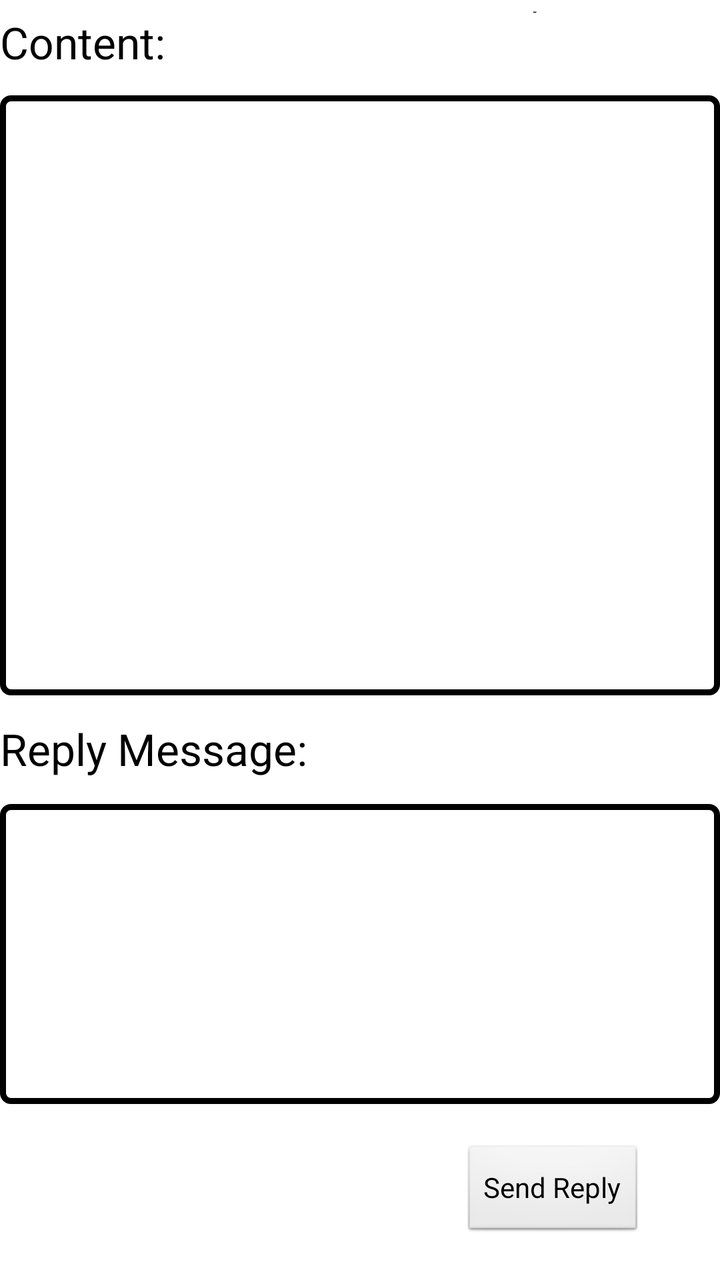
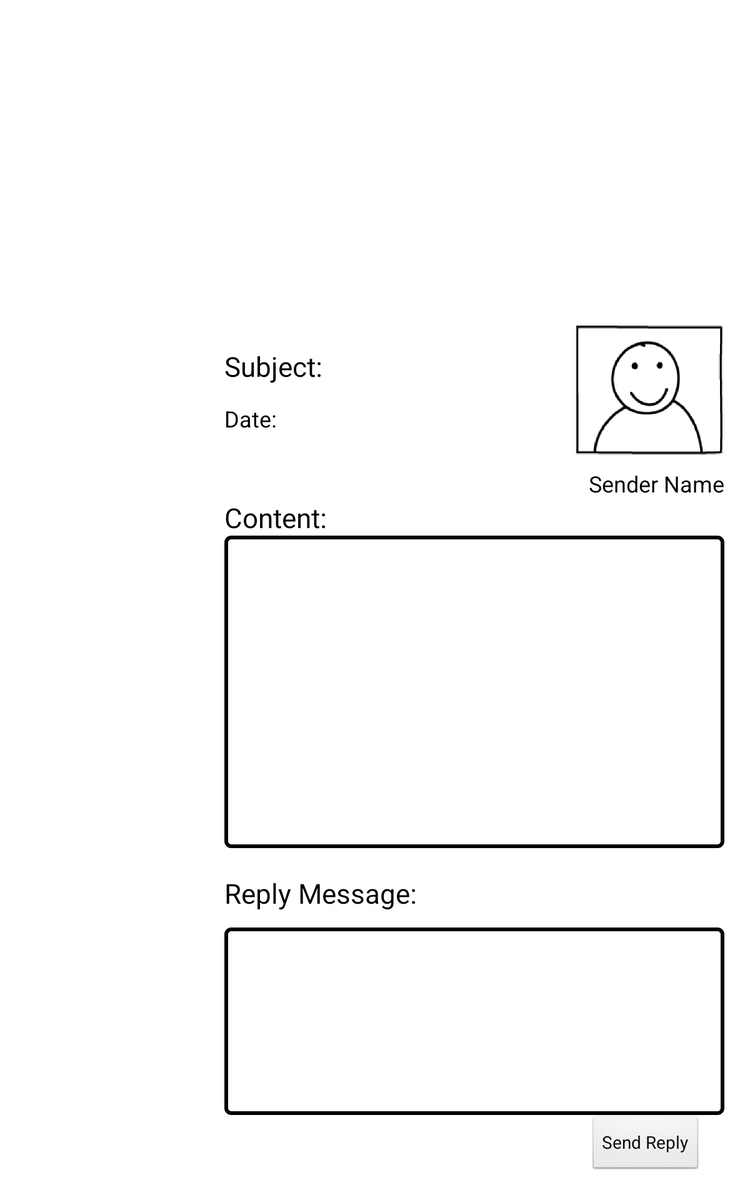

An Android layout and its configuration variant, each rendered on a device that would load it. The default file and the variant file are quoted in full after the pictures.
<!-- AndroidManifest.xml: application theme AppTheme -->
<!-- res/layout/fragment_message_detail.xml -->
<?xml version="1.0" encoding="utf-8"?>
<RelativeLayout xmlns:android="http://schemas.android.com/apk/res/android"
    android:layout_width="fill_parent"
    android:layout_height="fill_parent" >

    <Button
        android:id="@+id/button_message_reply"
        android:layout_width="wrap_content"
        android:layout_height="wrap_content"
        android:layout_alignParentBottom="true"
        android:layout_alignParentRight="true"
        android:layout_marginBottom="20dp"
        android:layout_marginRight="38dp"
        android:text="Send Reply" />

    <TextView
        android:id="@+id/message_detail_reply_label"
        android:layout_width="wrap_content"
        android:layout_height="wrap_content"
        android:layout_above="@+id/message_reply_text"
        android:layout_alignLeft="@+id/message_reply_text"
        android:layout_marginBottom="13dp"
        android:text="Reply Message:"
        android:textAppearance="?android:attr/textAppearanceLarge" />

    <EditText
        android:id="@+id/message_reply_text"
        android:layout_width="500dp"
        android:layout_height="150dp"
        android:layout_above="@+id/button_message_reply"
        android:layout_centerHorizontal="true"
        android:layout_marginBottom="20dp"
        android:background="@drawable/border"
        android:ems="10"
        android:gravity="top"
        android:inputType="textMultiLine"
        android:paddingTop="30dp"
        android:scrollbarAlwaysDrawVerticalTrack="true"
        android:textSize="20sp" >
    </EditText>

    <EditText
        android:id="@+id/message_recieved"
        android:layout_width="500dp"
        android:layout_height="300dp"
        android:layout_above="@+id/message_detail_reply_label"
        android:layout_alignLeft="@+id/message_detail_reply_label"
        android:layout_marginBottom="12dp"
        android:background="@drawable/border"
        android:ems="10"
        android:gravity="top"
        android:inputType="textMultiLine|textNoSuggestions"
        android:paddingTop="30dp"
        android:scrollbarAlwaysDrawVerticalTrack="true"
        android:textSize="20sp"/>

    <TextView
        android:id="@+id/message_detail_subject"
        android:layout_width="wrap_content"
        android:layout_height="wrap_content"
        android:layout_alignLeft="@+id/message_detail_content"
        android:layout_alignTop="@+id/message_sender_photo"
        android:layout_marginTop="50dp"
        android:text="Subject:"
        android:textAppearance="?android:attr/textAppearanceLarge" />

    <TextView
        android:id="@+id/message_detail_date"
        android:layout_width="wrap_content"
        android:layout_height="wrap_content"
        android:layout_alignLeft="@+id/message_detail_subject"
        android:layout_below="@+id/message_detail_subject"
        android:layout_marginTop="15dp"
        android:text="Date:"
        android:textAppearance="?android:attr/textAppearanceMedium" />

    <TextView
        android:id="@+id/message_detail_content"
        android:layout_width="wrap_content"
        android:layout_height="wrap_content"
        android:layout_above="@+id/message_recieved"
        android:layout_alignLeft="@+id/message_recieved"
        android:layout_marginBottom="12dp"
        android:text="Content:"
        android:textAppearance="?android:attr/textAppearanceLarge" />

    <ImageView
        android:id="@+id/message_sender_photo"
        android:layout_width="150dp"
        android:layout_height="150dp"
        android:layout_above="@+id/message_detail_content"
        android:layout_alignRight="@+id/message_recieved"
        android:layout_marginBottom="27dp"
        android:src="@drawable/user" />

    <TextView
        android:id="@+id/message_sender_name"
        android:layout_width="wrap_content"
        android:layout_height="wrap_content"
        android:layout_above="@+id/message_detail_content"
        android:layout_alignLeft="@+id/message_sender_photo"
        android:layout_marginLeft="19dp"
        android:text="Sender Name"
        android:textAppearance="?android:attr/textAppearanceMedium" />

</RelativeLayout>
<!-- resources referenced by this layout -->
<resources>
  <!-- drawable border (drawable) -->
  <shape xmlns:android="http://schemas.android.com/apk/res/android" >    
      
    <stroke
         android:width="3dp"   
         android:color="#000000" /> 
  
     <solid android:color="#ffffff" />    
  
     <padding        
         android:bottom="8dp"       
         android:left="8dp"        
         android:right="6dp"
         android:top="8dp" />     
     <corners android:radius="4dp" /> 
  
  </shape>
  <!-- drawable user: png bitmap (drawable-mdpi, 12845 bytes) -->
  <style name="AppTheme" parent="AppBaseTheme">
          
      </style>
  <style name="AppBaseTheme" parent="android:Theme.Light">
          
      </style>
</resources>
<!-- res/layout-large/fragment_message_detail.xml (the repository's variant of the layout above) -->
<!-- drawn on a 7-inch tablet held upright -->
<?xml version="1.0" encoding="utf-8"?>
<RelativeLayout xmlns:android="http://schemas.android.com/apk/res/android"
    android:layout_width="fill_parent"
    android:layout_height="fill_parent" >

    <Button
        android:id="@+id/button_message_reply"
        android:layout_width="wrap_content"
        android:layout_height="wrap_content"
        android:layout_alignParentBottom="true"
        android:layout_alignParentRight="true"
        android:layout_marginBottom="20dp"
        android:layout_marginRight="38dp"
        android:text="Send Reply" />

    <TextView
        android:id="@+id/message_detail_reply_label"
        android:layout_width="wrap_content"
        android:layout_height="wrap_content"
        android:layout_above="@+id/message_reply_text"
        android:layout_alignLeft="@+id/message_reply_text"
        android:layout_marginBottom="13dp"
        android:text="Reply Message:"
        android:textAppearance="?android:attr/textAppearanceLarge" />

    <TextView
        android:id="@+id/message_detail_date"
        android:layout_width="wrap_content"
        android:layout_height="wrap_content"
        android:layout_alignLeft="@+id/message_detail_subject"
        android:layout_below="@+id/message_detail_subject"
        android:layout_marginTop="15dp"
        android:text="Date:"
        android:textAppearance="?android:attr/textAppearanceMedium" />

    <ImageView
        android:id="@+id/message_sender_photo"
        android:layout_width="120dp"
        android:layout_height="120dp"
        android:layout_above="@+id/message_detail_content"
        android:layout_alignRight="@+id/message_recieved"
        android:layout_marginBottom="27dp"
        android:src="@drawable/user" />

    <EditText
        android:id="@+id/message_reply_text"
        android:layout_width="400dp"
        android:layout_height="150dp"
        android:layout_above="@+id/button_message_reply"
        android:layout_alignRight="@+id/message_sender_name"
        android:background="@drawable/border"
        android:ems="10"
        android:gravity="top"
        android:inputType="textMultiLine"
        android:paddingTop="30dp"
        android:scrollbarAlwaysDrawVerticalTrack="true"
        android:textSize="20sp" />

    <TextView
        android:id="@+id/message_detail_subject"
        android:layout_width="wrap_content"
        android:layout_height="wrap_content"
        android:layout_alignLeft="@+id/message_detail_content"
        android:layout_alignTop="@+id/message_sender_photo"
        android:layout_marginTop="26dp"
        android:text="Subject:"
        android:textAppearance="?android:attr/textAppearanceLarge" />

    <TextView
        android:id="@+id/message_sender_name"
        android:layout_width="wrap_content"
        android:layout_height="wrap_content"
        android:layout_above="@+id/message_detail_content"
        android:layout_alignLeft="@+id/button_message_reply"
        android:text="Sender Name"
        android:textAppearance="?android:attr/textAppearanceMedium" />

    <EditText
        android:id="@+id/message_recieved"
        android:layout_width="400dp"
        android:layout_height="250dp"
        android:layout_above="@+id/message_detail_reply_label"
        android:layout_alignLeft="@+id/message_detail_content"
        android:layout_marginBottom="21dp"
        android:background="@drawable/border"
        android:ems="10"
        android:gravity="top"
        android:inputType="textMultiLine|textNoSuggestions"
        android:paddingTop="30dp"
        android:scrollbarAlwaysDrawVerticalTrack="true"
        android:textSize="20sp" />

    <TextView
        android:id="@+id/message_detail_content"
        android:layout_width="wrap_content"
        android:layout_height="wrap_content"
        android:layout_above="@+id/message_recieved"
        android:layout_alignLeft="@+id/message_detail_reply_label"
        android:text="Content:"
        android:textAppearance="?android:attr/textAppearanceLarge" />

</RelativeLayout>
